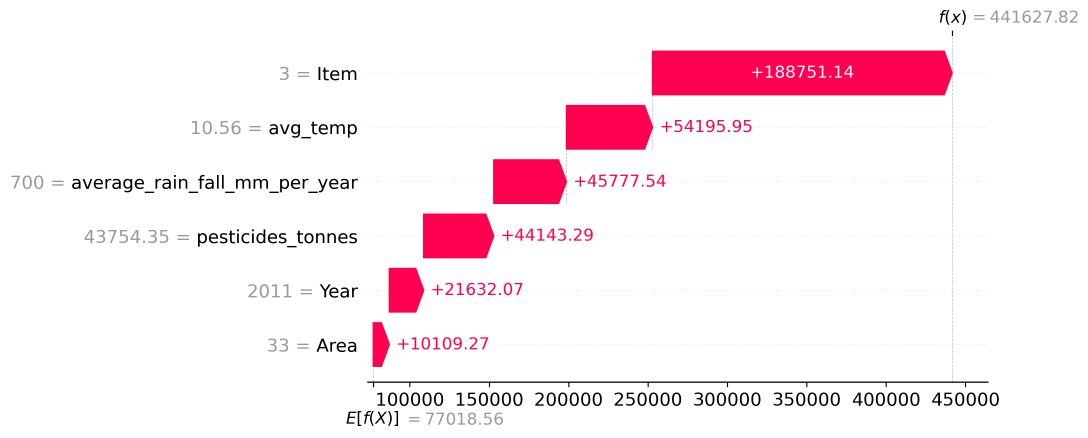
#> input picture SHAP_Waterfall.png, 3263 x 1313 px, found by its file name (shown at 1/3 size)
$ jupyter execute --allow-errors 07_Disease_Detection_Model.ipynb   (shell and % lines are left out)
#> lines starting #> are read from the running program, lines starting #| are printed output that depends on the picture; after the words box and inside, x2 and y2 are one past the last pixel; in counts of white or black regions, pixels touching at a corner belong together; pictures that were not available may be replaced by others from this repository, and a replacement may not be noted
> **Evaluation note.** This notebook now uses a **three-way train / val / test
> split**. The val split drives XGBoost hyperparameter selection and CNN epoch
> monitoring; all reported metrics come from the untouched test split.
>
> Previously there was no test split: the val set was used both to pick the best
> of 27 XGBoost configurations and to report the winning accuracy, so the
> headline numbers were the maximum over many draws rather than unbiased
> estimates.
>
> The confusion matrix is now generated for the **winning** model rather than
> always for XGBoost.
>
> **Outputs have been cleared** -- re-run in Colab to regenerate. The previously
> reported figures (EfficientNetB0 0.951 / XGBoost 0.949 macro-F1) were
> validation-set numbers and are not comparable to what this will produce.

# 07 — Disease Detection Model Development
### AgriVision AI — Disease Detection branch

Trains and compares 4 models (XGBoost, Random Forest, MobileNetV2, EfficientNetB0), picks the
best by macro-F1 on a held-out test split, and generates matched explainability (SHAP +
occlusion saliency for the tree branch, real Grad-CAM if a CNN wins).

It also emits a per-image severity CSV. Note that severity is a **constant looked up per
class**, not a quantity measured from the image — see Step 14.

## Step 1 — Install libraries

## Step 2 — Kaggle authenticatio

[cell 1]
from google.colab import files
files.upload()   # upload kaggle.json here
#> the answer given: SHAP_Waterfall.png

## Step 3 — Download PlantVillage dataset

[cell 2]
import os
print(os.listdir("plantvillage_raw"))

## Step 4 — Stratified train / val / test split

Restricted to Potato, Corn_(maize), Soybean — the crops overlapping the yield dataset.
Uses `plantvillage_raw/plantvillage dataset/color` — the actual nested path this dataset ships with.

**val** is for model selection (XGBoost hyperparameters, CNN epoch monitoring).
**test** is held out and only touched in Step 11.

[cell 3]
import os, random, shutil
import numpy as np

RNG = 42
random.seed(RNG); np.random.seed(RNG)

RAW_DIR = "plantvillage_raw/plantvillage dataset/color"
SPLIT_DIR = "data/images"
CROP_PREFIXES = ["Potato", "Corn_(maize)", "Soybean"]
# Cap per class. Raised from 300 to 1000: with a 15% test split, 300 left only
# ~45 test images per class (22 for Potato___healthy), too few for a stable
# per-class F1 -- and macro-F1 weights every class equally.
#
# This does NOT balance the classes. PlantVillage has only 152 Potato___healthy
# images in total, so that class stays at 152 while the others reach 1000, a
# ~6.6:1 imbalance. Balanced class weights (computed after the split) compensate.
MAX_PER_CLASS = 1000

# Three-way split: train / val / test.
#
# The original split was train/val only, and the val set was then used BOTH to
# choose XGBoost hyperparameters (27 configurations) AND to report the final
# accuracy. Selecting on the same data you report on biases the headline number
# upward -- the reported score is the maximum over 27 draws, not an unbiased
# estimate. Here val drives model selection and test stays untouched until the
# final evaluation.

def make_stratified_split(raw_dir=RAW_DIR, split_dir=SPLIT_DIR,
                           crop_prefixes=CROP_PREFIXES, max_per_class=MAX_PER_CLASS,
                           val_frac=0.15, test_frac=0.15):
#> in build_dataset, img is the input picture: shape (1313, 3263, 3); mean B, G, R 241.7, 237.2, 251.4
#> in extract_features, `img_bgr = cv2.resize(img_bgr, (IMG_SIZE, IMG_SIZE))`:
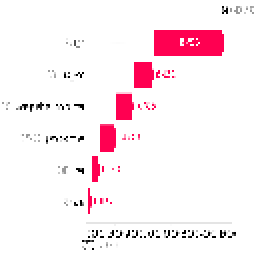
#> img_bgr: shape (128, 128, 3) (shown 2 times larger); mean of channels 0, 1, 2 242.2, 237.8, 251.6; drawn as B, G, R
    class_dirs = [d for d in sorted(os.listdir(raw_dir)) if any(d.startswith(p) for p in crop_prefixes)]
    if not class_dirs:
        raise RuntimeError(f"No class folders matched {crop_prefixes} under {raw_dir}")
    counts = {}
    for cls in class_dirs:
        src = os.path.join(raw_dir, cls)
        f_list = [f for f in os.listdir(src) if f.lower().endswith((".jpg", ".jpeg", ".png"))]
        random.shuffle(f_list)
        f_list = f_list[:max_per_class]
        n_test = max(1, int(len(f_list) * test_frac))
        n_val = max(1, int(len(f_list) * val_frac))
        test_f = f_list[:n_test]
        val_f = f_list[n_test:n_test + n_val]
        train_f = f_list[n_test + n_val:]
        for split_name, split_files in [("train", train_f), ("val", val_f), ("test", test_f)]:
            dst = os.path.join(split_dir, split_name, cls)
            os.makedirs(dst, exist_ok=True)
            for f in split_files:
                shutil.copy(os.path.join(src, f), os.path.join(dst, f))
        counts[cls] = {"train": len(train_f), "val": len(val_f), "test": len(test_f)}
    return counts

# clear any stale split before rebuilding, so re-runs never silently duplicate files
shutil.rmtree(SPLIT_DIR, ignore_errors=True)

#> (the rest of this cell did not finish here and is left out)

## Step 5 — Classical-CV feature extraction

76 features per image: HSV color histogram (48) + LBP texture histogram (26) +
dark-pixel/brownish-pixel ratios (2). Used for the XGBoost/Random Forest branch.

[cell 4]
import cv2
import numpy as np
from skimage.feature import local_binary_pattern

IMG_SIZE = 128

def hsv_histogram(img_bgr, bins=16):
#> called with bins = 16
    hsv = cv2.cvtColor(img_bgr, cv2.COLOR_BGR2HSV)
#> hsv: shape (128, 128, 3); mean H, S, V 9.5, 13.7, 251.6
    hist = []
    for ch in range(3):
        h = cv2.calcHist([hsv], [ch], None, [bins], [0, 256])
        hist.append(cv2.normalize(h, h).flatten())
#> this loop made 3 passes
#> after the loop, hist = 3 items
    return np.concatenate(hist)

def lbp_histogram(img_bgr, n_points=24, radius=3):
#> called with n_points = 24, radius = 3
    gray = cv2.cvtColor(img_bgr, cv2.COLOR_BGR2GRAY)
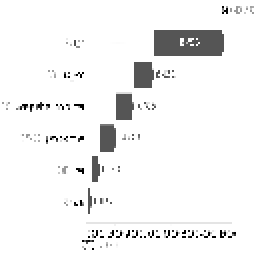
#> gray: shape (128, 128) (shown 2 times larger); min 0, max 255, mean 242.4
    lbp = local_binary_pattern(gray, n_points, radius, method="uniform")
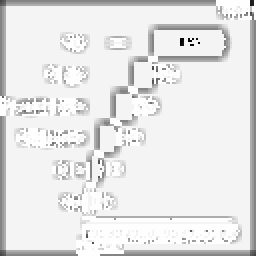
#> lbp: shape (128, 128) float64 (shown 2 times larger); min 0, max 25, mean 22.7; drawn with min black and max white
    n_bins = n_points + 2
    hist, _ = np.histogram(lbp, bins=n_bins, range=(0, n_bins), density=True)
#> hist = 26 values, max 0.66 at index 24, min 0 at index 4, mean 0.0385
    return hist

def dark_and_brown_ratio(img_bgr):
    hsv = cv2.cvtColor(img_bgr, cv2.COLOR_BGR2HSV)
    v = hsv[:, :, 2]
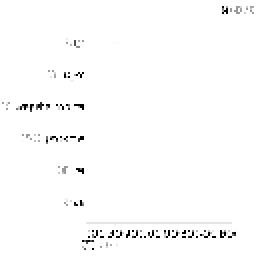
#> v: shape (128, 128) (shown 2 times larger); min 0, max 255, mean 251.6
    dark_ratio = float(np.mean(v < 60))
#> dark_ratio = 0.01
    h, s = hsv[:, :, 0], hsv[:, :, 1]
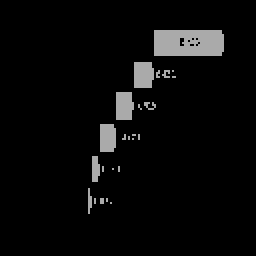
#> h: shape (128, 128) (shown 2 times larger); min 0, max 173, mean 9.5
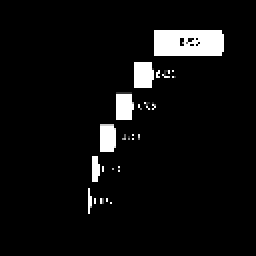
#> s: shape (128, 128) (shown 2 times larger); min 0, max 255, mean 13.7
    brown_mask = (h >= 5) & (h <= 25) & (s > 60) & (v > 20) & (v < 200)
#> brown_mask: shape (128, 128) bool; every value is 0
    return np.array([dark_ratio, float(np.mean(brown_mask))])

def extract_features(img_bgr):
    img_bgr = cv2.resize(img_bgr, (IMG_SIZE, IMG_SIZE))
    return np.concatenate([
        hsv_histogram(img_bgr), lbp_histogram(img_bgr), dark_and_brown_ratio(img_bgr)
    ]).astype(np.float32)

FEATURE_NAMES = (
    [f"hsv_h_{i}" for i in range(16)] + [f"hsv_s_{i}" for i in range(16)] +
    [f"hsv_v_{i}" for i in range(16)] + [f"lbp_{i}" for i in range(26)] +
    ["dark_pixel_ratio", "brownish_pixel_ratio"]
)

def build_dataset(split_dir=SPLIT_DIR, split="train"):
    root = os.path.join(split_dir, split)
    classes = sorted(os.listdir(root))
    X, y, paths = [], [], []
    for ci, cls in enumerate(classes):
        cls_dir = os.path.join(root, cls)
        for f in sorted(os.listdir(cls_dir)):
            fp = os.path.join(cls_dir, f)
            img = cv2.imread(fp)
            if img is None:
                continue
            X.append(extract_features(img)); y.append(ci); paths.append(fp)
    X = np.array(X, dtype=np.float32); y = np.array(y, dtype=np.int64)
    print(f"[{split}] {len(X)} images | {X.shape[1]} features | {len(classes)} classes")
#| [train] 1 images | 76 features | 1 classes
    return X, y, classes, paths

Xtr, ytr, classes, _ = build_dataset(split="train")
#> ytr = [0]; classes = ['SHAP_Waterfall.png']
Xva, yva, classes_va, val_paths = build_dataset(split="val")
#> the loop in hsv_histogram (call 2), `for ch in range(3):` made 3 passes
#| [val] 1 images | 76 features | 1 classes
#> yva = [0]; classes_va = ['SHAP_Waterfall.png']; val_paths = 1 item
Xte, yte, classes_te, test_paths = build_dataset(split="test")
#| [test] 1 images | 76 features | 1 classes
#> yte = [0]; classes_te = ['SHAP_Waterfall.png']; test_paths = 1 item
assert classes == classes_va == classes_te, "class order mismatch across splits"
n_classes = len(classes)
#> n_classes = 1
print("Classes:", classes)
#| Classes: ['SHAP_Waterfall.png']


# ---------------------------------------------------------------------------
# Balanced class weights.
#
# The per-class cap does not equalise the classes: PlantVillage only has 152
# Potato___healthy images, so it stays at 152 while others reach 1000. Without
# weighting, a model can score well on accuracy by quietly neglecting the rare
# class -- and Potato___healthy already had the weakest precision in the earlier
# run. These weights are applied to all four models below.
# ---------------------------------------------------------------------------
from sklearn.utils.class_weight import compute_class_weight

_weights = compute_class_weight("balanced", classes=np.arange(n_classes), y=ytr)
CLASS_WEIGHT = {i: float(w) for i, w in enumerate(_weights)}
#> CLASS_WEIGHT = {0: 1}
SAMPLE_WEIGHT_TR = np.array([CLASS_WEIGHT[int(y)] for y in ytr], dtype=np.float32)
#> SAMPLE_WEIGHT_TR = [1]

print("\nClass weights (train split):")
for i, cls in enumerate(classes):
    print(f"  {cls:<55} n={int((ytr == i).sum()):5d}  w={CLASS_WEIGHT[i]:.2f}")
#> this loop made 1 pass
#|   SHAP_Waterfall.png                                      n=    1  w=1.00

## Step 6 — Output folders (local to this session)

[cell 5]
OUT_FIG = "outputs/figures"
OUT_MET = "outputs/metrics"
ART = "artifacts_disease"
for d in [OUT_FIG, OUT_MET, ART]:
    os.makedirs(d, exist_ok=True)
print("Output folders ready:", OUT_FIG, OUT_MET, ART)

## Step 7 — Build CNN-ready image datasets (for MobileNetV2 / EfficientNetB0)

`TEST_FILE_PATHS` is captured **before** `.prefetch()` wraps the dataset — `.prefetch()` strips
the `.file_paths` attribute, so grabbing it here avoids a later crash.

[cell 6]
import tensorflow as tf
print("GPU available:", tf.config.list_physical_devices('GPU'))
#> (this line was passed over: tensorflow is not available in this run)
# If this prints [], go to Runtime -> Change runtime type -> T4 GPU, then Runtime -> Restart session.

IMG_SIZE_CNN = 224
BATCH_SIZE = 32

#> (the rest of this cell did not finish here and is left out)

## Step 8 — Train XGBoost (tuned by macro-F1) + Random Forest baseline

[cell 7]
from sklearn.model_selection import ParameterGrid
from sklearn.ensemble import RandomForestClassifier
from sklearn.metrics import accuracy_score, f1_score, classification_report, confusion_matrix
import xgboost as xgb

def train_xgb(Xtr, ytr, Xva, yva, n_classes, sample_weight=None):
#> called with Xtr = array of shape (1, 76), ytr = array of shape (1,), Xva = array of shape (1, 76), yva = array of shape (1,), n_classes = 1, sample_weight = array of shape (1,)
    grid = ParameterGrid({"max_depth": [3, 4, 6], "learning_rate": [0.05, 0.1, 0.2], "n_estimators": [150, 200, 300]})
    best_f1, best_model, best_params = -1, None, None
    for params in grid:
        model = xgb.XGBClassifier(objective="multi:softprob", num_class=n_classes,
                                   eval_metric="mlogloss", random_state=RNG, n_jobs=-1, **params)
        # XGBClassifier has no class_weight; per-sample weights are the equivalent.
        model.fit(Xtr, ytr, sample_weight=sample_weight)
        f1 = f1_score(yva, model.predict(Xva), average="macro")
        if f1 > best_f1:
            best_f1, best_model, best_params = f1, model, params
#> after the loop, best_f1 = -1
    print(f"Best XGB params: {best_params} | val macro-F1={best_f1:.3f}")
    return best_model

#> (the rest of this cell did not finish here and is left out)

## Step 9 — Train MobileNetV2 (transfer learning, frozen base)

[cell 8]
from tensorflow.keras import layers, models
from tensorflow.keras.applications import MobileNetV2, EfficientNetB0
from tensorflow.keras.applications.mobilenet_v2 import preprocess_input as mnv2_preprocess
from tensorflow.keras.applications.efficientnet import preprocess_input as effnet_preprocess

def build_transfer_model(base_class, preprocess_fn, n_classes, img_size=IMG_SIZE_CNN):
    base = base_class(include_top=False, weights="imagenet", input_shape=(img_size, img_size, 3))
    base.trainable = False
    inputs = layers.Input(shape=(img_size, img_size, 3))
    x = preprocess_fn(inputs)
    x = base(x, training=False)
    x = layers.GlobalAveragePooling2D()(x)
    x = layers.Dropout(0.3)(x)
    outputs = layers.Dense(n_classes, activation="softmax")(x)
    model = models.Model(inputs, outputs)
    model.compile(optimizer="adam", loss="sparse_categorical_crossentropy", metrics=["accuracy"])
    return model, base

#> (the rest of this cell did not finish here and is left out)

## Step 10 — Train EfficientNetB0 (transfer learning, frozen base)

#> (a cell that did not finish here is left out)

history_effnet = efficientnet_model.fit(train_ds, validation_data=val_ds, epochs=8,
                                         class_weight=CLASS_WEIGHT)

## Step 11 — Evaluate all 4 models on the held-out test split, pick the winner by macro-F1

Metrics come from **test**, which nothing above has seen. The val split was consumed by
hyperparameter search and epoch monitoring, so a score reported on it would be the value that
selection maximised rather than an unbiased estimate.

The confusion matrix is generated for the winning model.

[cell 10]
import seaborn as sns
import matplotlib.pyplot as plt

# Final evaluation on the held-out TEST split. The val split was used for
# hyperparameter selection and epoch monitoring, so reporting on it would be
# reporting the score that selection maximised.
metrics = {}

# [6 lines left out: function evaluate, not called in this run]

#> (the rest of this cell did not finish here and is left out)

## Step 12 — Explainability: SHAP + occlusion saliency (tree branch)

Generated regardless of which model wins, since it documents the classical-CV branch's behavior.

[cell 11]
import shap

# [14 lines left out: function shap_global_importance, not called in this run]

#> (the rest of this cell did not finish here and is left out)

## Step 13 — Grad-CAM (only meaningful if a CNN won)

Manually replays the head layers after the frozen base, inside one `GradientTape`, instead of
reconstructing a `Model(...)` from the outer graph — this avoids a Keras 3 nested-functional-model
graph-tracing bug that breaks the naive approach.

[cell 12]
# [20 lines left out: function make_gradcam_heatmap, not called in this run]

#> (the rest of this cell did not finish here and is left out)

## Step 14 — Severity scoring + final save

Uses `predict_proba` / softmax output from the winning model, **never** the ground-truth label.
Uses `TEST_FILE_PATHS` captured back in Step 7, since `.prefetch()` strips `.file_paths` from
the dataset.

**On severity:** `severity_vec` is a hand-authored constant per class (healthy 0.0, early
blight 0.3, late blight 0.6, …). It is not derived from the image and adds nothing to the class
label. `predicted_severity` is the probability-weighted average of those constants. Sourced
yield-loss figures from the extension literature would make this meaningful; the current values
are placeholders.

[cell 13]
import pandas as pd
import json
import joblib

# NOTE: these severity values are hand-authored constants, one per class. They
# are not measured from the images and carry no information beyond the class
# label itself. Replacing them with sourced yield-loss figures from the
# extension literature (e.g. the Crop Protection Network loss database) is the
# intended next step -- see the README.
SEVERITY_MAP_DEFAULTS = {
    "healthy": 0.0, "early_blight": 0.3, "late_blight": 0.6,
    "common_rust": 0.35, "northern_leaf_blight": 0.5,
    "gray_leaf_spot": 0.45, "cercospora_leaf_spot_gray_leaf_spot": 0.45,
}

def build_severity_vector(classes):
    vec = np.full(len(classes), 0.5, dtype=np.float32)
#> vec = [0.5]
    unresolved = []
    for i, cls in enumerate(classes):
        key = cls.lower().split("___")[-1].replace(" ", "_").replace(",", "")
        matched = False
        for k, v in SEVERITY_MAP_DEFAULTS.items():
            if k in key:
                vec[i] = v; matched = True; break
        if not matched:
            unresolved.append(cls)
#> this loop made 1 pass
#> after the loop, unresolved = ['SHAP_Waterfall.png']
    if unresolved:
        print(f"WARNING: fell back to default severity 0.5 for: {unresolved}")
#| WARNING: fell back to default severity 0.5 for: ['SHAP_Waterfall.png']
    return vec

severity_vec = build_severity_vector(classes)
#> severity_vec = [0.5]

#> (the rest of this cell did not finish here and is left out)

$ run again, on synthetic_severity_ablation.png
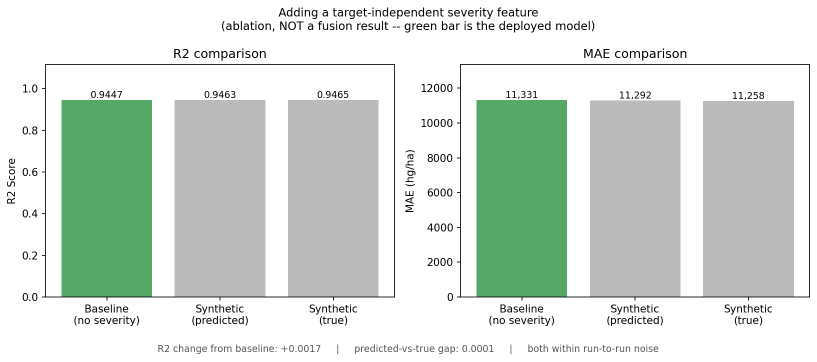
#> input picture synthetic_severity_ablation.png, 1634 x 723 px, found by its file name (shown at 1/2 size)
#> in build_dataset, img is the input picture: shape (723, 1634, 3); mean B, G, R 214.2, 222, 212
#> hsv: shape (128, 128, 3); mean H, S, V 8, 15.1, 223.2
#> the loop in hsv_histogram, `for ch in range(3):` made 3 passes
#> after the loop in hsv_histogram, `for ch in range(3):`: hist = 3 items
#> in lbp_histogram, `hist, _ = np.histogram(lbp, bins=n_bins, range=(0, n_bins), density=Tr..`: hist = 26 values, max 0.576 at index 24, min 0 at index 0, mean 0.0385
#> in dark_and_brown_ratio, `v = hsv[:, :, 2]`:
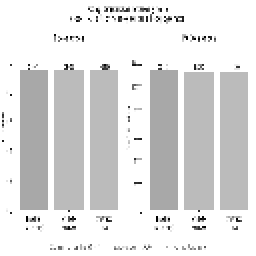
#> v: shape (128, 128) (shown 2 times larger); min 0, max 255, mean 223.2
#> dark_ratio = 0.00977
#> in dark_and_brown_ratio, `h, s = hsv[:, :, 0], hsv[:, :, 1]`:
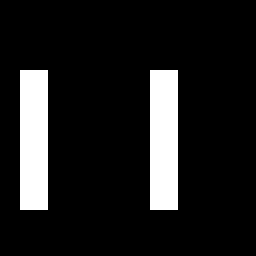
#> h: shape (128, 128) (shown 2 times larger); values 0 (black) and 67 (white), 12% white; 2 white regions, box (x1, y1, x2, y2) and area: (10, 35, 24, 105) 980, (75, 35, 89, 105) 980
#> brown_mask: shape (128, 128) bool; every value is 0
#| [train] 1 images | 76 features | 1 classes
#> ytr = [0]; classes = ['synthetic_severity_ablation.png']
#> the loop in hsv_histogram (call 2), `for ch in range(3):` made 3 passes
#| [val] 1 images | 76 features | 1 classes
#> yva = [0]; classes_va = ['synthetic_severity_ablation.png']; val_paths = 1 item
#| [test] 1 images | 76 features | 1 classes
#> yte = [0]; classes_te = ['synthetic_severity_ablation.png']; test_paths = 1 item
#> n_classes = 1
#| Classes: ['synthetic_severity_ablation.png']
#> CLASS_WEIGHT = {0: 1}
#> SAMPLE_WEIGHT_TR = [1]
#> the loop `for i, cls in enumerate(classes):` made 1 pass
#> (printed output is left out)
#> after the loop in train_xgb, `for params in grid:`: best_f1 = -1
#> vec = [0.5]
#> the loop in build_severity_vector, `for i, cls in enumerate(classes):` made 1 pass
#> after the loop in build_severity_vector, `for i, cls in enumerate(classes):`: unresolved = ['synthetic_severity_ablation.png']
#| WARNING: fell back to default severity 0.5 for: ['synthetic_severity_ablation.png']
#> severity_vec = [0.5]
